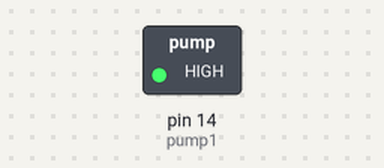
A sketch run on a simulated Arduino Uno, built with avr-gcc and run on an emulated ATmega328P. Parts: switched loads named in the sketch (green lamp = pin HIGH).

Above: at 5.0 s.
At 15.0 s:
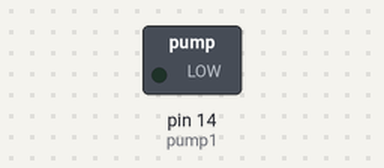
Timing chart, 0 to 26.0 s (numbered marks = the images above):
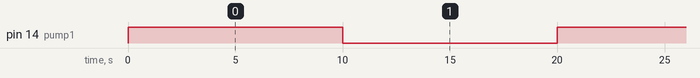

Measured:
- by itself, pin 14 (pump1): alternates HIGH for 10.0 s and LOW for 10.0 s

The sketch:

tespump.ino
```cpp
byte pump1 = 14;
byte pump2 = 10;
void setup() {
 Serial.begin(9600);
 while (!Serial);
 pinMode(pump1, OUTPUT); // variant low/high
 digitalWrite(pump2, LOW); // variant input/output
}
void loop() {
 digitalWrite(pump1, HIGH); // pump1 deactivated
 //pinMode(pump2, INPUT); // pump2 deactivated
 delay(10000);
 digitalWrite(pump1, LOW); // pump1 activated
 //pinMode(pump2, OUTPUT);  // pump2 activated
 delay(10000);
}
```
